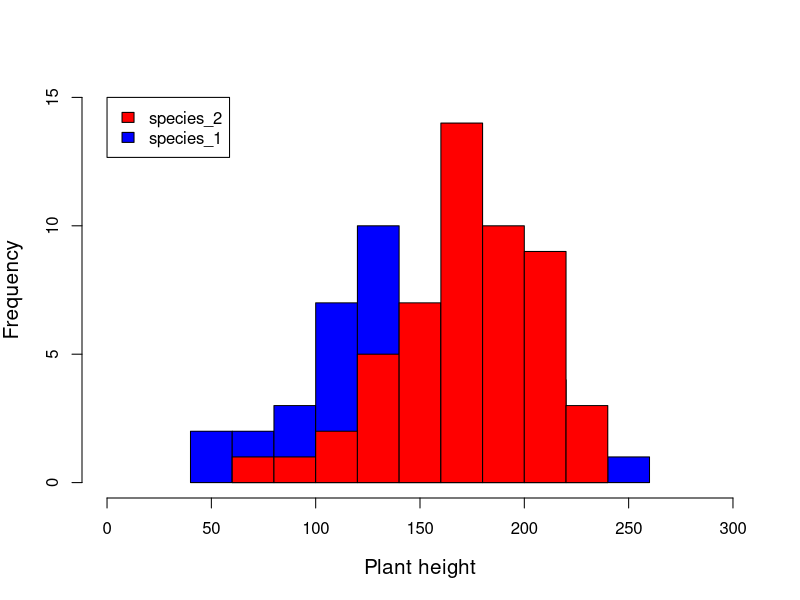
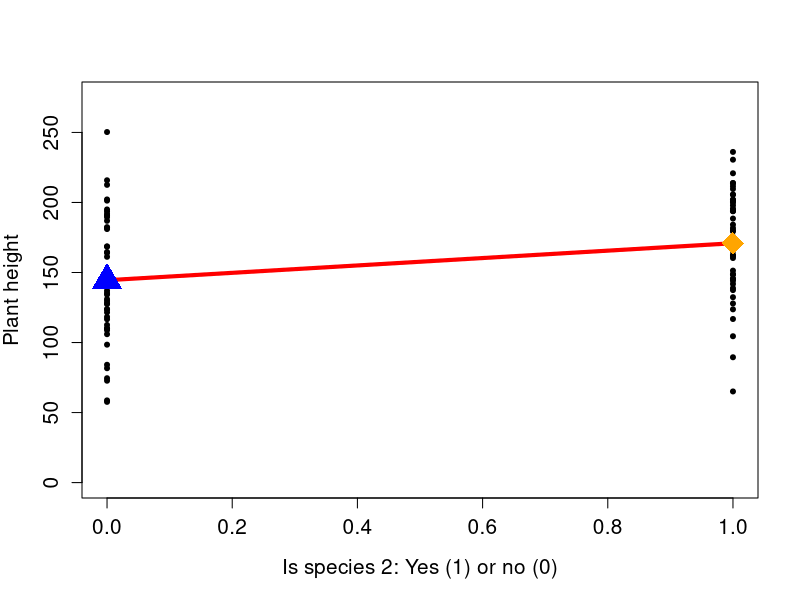
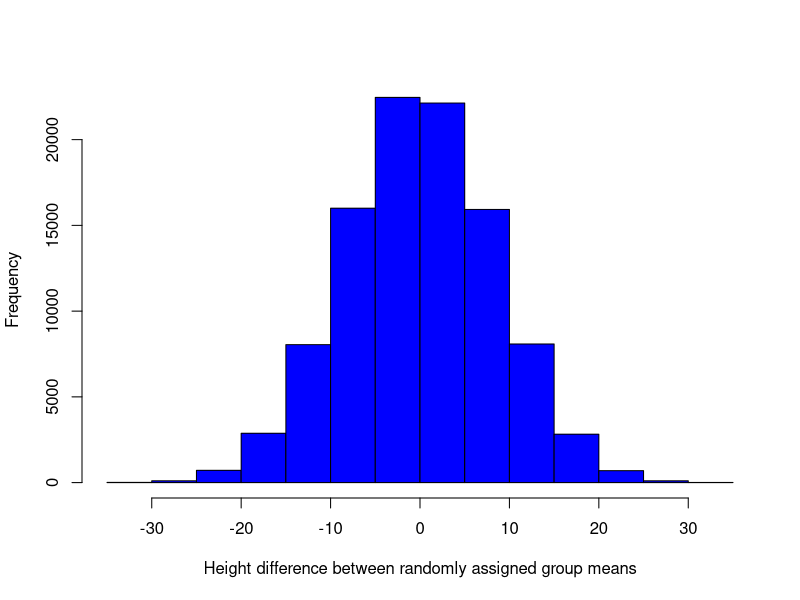

The R script that drew these images, in order:
## ---- chunk 1
library(knitr);
## ---- chunk 2
species_n <- c("species_1", "species_2");
sim_pval  <- 0;
while(sim_pval > 0.05 | sim_pval < 0.001){
    species_eg  <- sample(x = species_n, size = 100, replace = TRUE);
    species1    <- as.numeric(species_eg == "species_1");
    species2    <- as.numeric(species_eg == "species_2");
    error       <- rnorm(n = 100, mean = 0, sd = 40);
    height      <- round(150 + (species2 * 20) + error, digits = 2);
    species_ID  <- as.factor(species_eg);
    plant_data  <- data.frame(height, species_ID);
    sim_mod     <- lm(plant_data$height ~ 1 + plant_data$species_ID);
    sim_pval    <- summary(sim_mod)$coefficients[2,4];
}
write.csv(plant_data, file = "two_discrete_x_values.csv", row.names = FALSE);
kable(plant_data[1:10,], align = "l");
## ---- chunk 3
species_1 <- plant_data$height[plant_data$species_ID == "species_1"];
## ---- chunk 4
print(species_1);
## ---- chunk 5
species_2 <- plant_data$height[plant_data$species_ID == "species_2"];
## ---- chunk 6
print(species_2);
## ---- chunk 7
hist(species_1, breaks = 10, col = "blue", xlim = c(0, 300), 
     main = "", xlab = "Plant height", cex.lab = 1.25, ylim = c(0, 15));
hist(species_2, breaks = 10, col = "red", add = TRUE)
legend(x = 0, y = 15, fill = c("red", "blue"), 
       legend = c("species_2", "species_1"));
## ---- chunk 8
t.test(species_1, species_2, var.equal = TRUE);
## ---- chunk 9
ttest1 <- t.test(species_1, species_2, var.equal = TRUE);
## ---- chunk 10
lmod1 <- lm(height ~ 1 + species_ID, data = plant_data);
summary(lmod1);
## ---- chunk 11
is_species_2 <- as.numeric(species_ID == "species_2");
lm_table_eg <- data.frame(height, is_species_2);
kable(lm_table_eg[1:10,], align = "l");
## ---- chunk 12
plot(x = lm_table_eg$is_species_2, y = lm_table_eg$height, ylim = c(0, 275), 
     pch = 20, cex.axis = 1.25, cex.lab = 1.25, ylab = "Plant height",
     xlab = "Is species 2: Yes (1) or no (0)");
lines(x = c(0, 1), y = c(summary(lmod1)$coefficients[1,1], 
      summary(lmod1)$coefficients[1,1] + summary(lmod1)$coefficients[2,1]),
      col = "red", lwd = 4);
points(x = 0, y = summary(lmod1)$coefficients[1,1], pch = 17, col = "blue",
       cex = 3);
points(x = 1, y = summary(lmod1)$coefficients[1,1] + 
       summary(lmod1)$coefficients[2,1], pch = 18, col = "orange", cex = 3);
## ---- chunk 13
aov_1 <- aov(height ~ species_ID, data = plant_data);
summary(aov_1);
## ---- chunk 14
kable(plant_data[1:10,], align = "l");
## ---- chunk 15
species <- tapply(X = plant_data$height, INDEX = plant_data$species_ID, 
                  FUN = mean);
height_diffs <- as.numeric( species[1] - species[2] );
print(height_diffs);
## ---- chunk 16
null_diff  <- NULL;  # Place where the random diffs will go
iterations <- 99999; # Number of reshuffles
iter       <- 1;     # Start with the first
while(iter < iterations){
  new_species_ID  <- sample(x    = plant_data$species_ID, 
                            size = length(plant_data$species_ID));
  new_species     <- tapply(X = plant_data$height, INDEX = new_species_ID,
                            FUN = mean);
  new_diffs       <- as.numeric( new_species[1] - new_species[2] );
  null_diff[iter] <- new_diffs;
  iter            <- iter + 1;
}
## ---- chunk 17
hist(null_diff, main = "", xlab = "Height difference between randomly assigned group means",
     col = "blue");
## ---- chunk 18
p_value <- sum(abs(null_diff) > abs(height_diffs)) / 100000;
## ---- chunk 19
species_n <- c("species_1", "species_2", "species_3");
sim_pval  <- 0;
while(sim_pval > 0.05 | sim_pval < 0.001){
    species_eg  <- sample(x = species_n, size = 100, replace = TRUE);
    species1    <- as.numeric(species_eg == "species_1");
    species2    <- as.numeric(species_eg == "species_2");
    species3    <- as.numeric(species_eg == "species_3");
    error       <- rnorm(n = 100, mean = 0, sd = 40);
    height      <- round(150 + (species2 * 20) + error, digits = 2);
    species_ID  <- as.factor(species_eg);
    plant_data  <- data.frame(height, species_ID);
    sim_mod     <- lm(plant_data$height ~ 1 + plant_data$species_ID);
    sim_pval    <- summary(sim_mod)$coefficients[2,4];
}
write.csv(plant_data, file = "three_discrete_x_values.csv", row.names = FALSE);
kable(plant_data[1:10,], align = "l");
## ---- chunk 20
aov_2 <- aov(height ~ species_ID, data = plant_data);
summary(aov_2);
## ---- chunk 21
lmod2 <- lm(height ~ 1 + species_ID, data = plant_data);
summary(lmod2);
## ---- chunk 22
tapply(X = plant_data$height, INDEX = plant_data$species_ID, FUN = mean);
## ---- chunk 23
pd_mns <- tapply(X = plant_data$height, INDEX = plant_data$species_ID, FUN = mean);
## ---- chunk 24
is_species_2 <- as.numeric(species_ID == "species_2");
is_species_3 <- as.numeric(species_ID == "species_3");
lm_table_eg <- data.frame(height, is_species_2, is_species_3);
kable(lm_table_eg[1:10,], align = "l");
## ---- chunk 25
the_intercept <- rep(x = 1, length = length(height));
is_species_2  <- as.numeric(species_ID == "species_2");
is_species_3  <- as.numeric(species_ID == "species_3");
lm_table_eg   <- data.frame(height, the_intercept, is_species_2, is_species_3);
kable(lm_table_eg[1:10,], align = "l");
